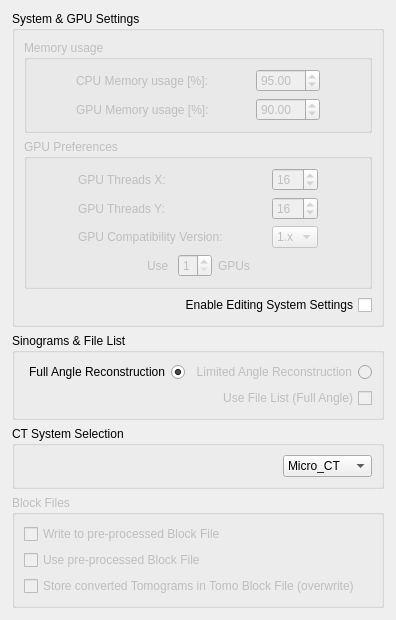
                 <widget class="QWidget" name="tab_AdvancedSettings">
                  <attribute name="title">
                   <string>Advanced Settings</string>
                  </attribute>
                  <layout class="QGridLayout" name="gridLayout_6">
                   <item row="0" column="1">
                    <layout class="QGridLayout" name="gridLayout_11">
                     <item row="0" column="0">
                      <widget class="QGroupBox" name="grBox_SystemSettings">
                       <property name="enabled">
                        <bool>true</bool>
                       </property>
                       <property name="title">
                        <string>System &amp;&amp; GPU Settings</string>
                       </property>
                       <layout class="QVBoxLayout" name="verticalLayout_21">
                        <item>
                         <widget class="QGroupBox" name="GrBox_MemoryUsage">
                          <property name="enabled">
                           <bool>false</bool>
                          </property>
                          <property name="title">
                           <string>Memory usage</string>
                          </property>
                          <layout class="QVBoxLayout" name="verticalLayout_7">
                           <item>
                            <layout class="QGridLayout" name="gridLayout_13">
                             <item row="0" column="1">
                              <widget class="QLabel" name="label_CPUMemUsage">
                               <property name="text">
                                <string>CPU Memory usage [%]:</string>
                               </property>
                              </widget>
                             </item>
                             <item row="0" column="3">
                              <widget class="QDoubleSpinBox" name="DSBox_CPUMemUsage">
                               <property name="minimum">
                                <double>1.000000000000000</double>
                               </property>
                               <property name="maximum">
                                <double>100.000000000000000</double>
                               </property>
                               <property name="value">
                                <double>95.000000000000000</double>
                               </property>
                              </widget>
                             </item>
                             <item row="1" column="1">
                              <widget class="QLabel" name="label_GPUMemUsage">
                               <property name="text">
                                <string>GPU Memory usage [%]:</string>
                               </property>
                              </widget>
                             </item>
                             <item row="1" column="3">
                              <widget class="QDoubleSpinBox" name="DSBox_GPUMemUsage">
                               <property name="minimum">
                                <double>1.000000000000000</double>
                               </property>
                               <property name="maximum">
                                <double>100.000000000000000</double>
                               </property>
                               <property name="value">
                                <double>90.000000000000000</double>
                               </property>
                              </widget>
                             </item>
                             <item row="0" column="2">
                              <spacer name="horizontalSpacer_26">
                               <property name="orientation">
                                <enum>Qt::Horizontal</enum>
                               </property>
                               <property name="sizeHint" stdset="0">
                                <size>
                                 <width>5</width>
                                 <height>20</height>
                                </size>
                               </property>
                              </spacer>
                             </item>
                             <item row="0" column="0">
                              <spacer name="horizontalSpacer_29">
                               <property name="orientation">
                                <enum>Qt::Horizontal</enum>
                               </property>
                               <property name="sizeHint" stdset="0">
                                <size>
                                 <width>1</width>
                                 <height>20</height>
                                </size>
                               </property>
                              </spacer>
                             </item>
                             <item row="0" column="4">
                              <spacer name="horizontalSpacer_30">
                               <property name="orientation">
                                <enum>Qt::Horizontal</enum>
                               </property>
                               <property name="sizeHint" stdset="0">
                                <size>
                                 <width>1</width>
                                 <height>20</height>
                                </size>
                               </property>
                              </spacer>
                             </item>
                            </layout>
                           </item>
                          </layout>
                         </widget>
                        </item>
                        <item>
                         <widget class="QGroupBox" name="GrBox_GPUPreferences">
                          <property name="enabled">
                           <bool>false</bool>
                          </property>
                          <property name="title">
                           <string>GPU Preferences</string>
                          </property>
                          <layout class="QVBoxLayout" name="verticalLayout_8">
                           <item>
                            <layout class="QGridLayout" name="gridLayout_12">
                             <item row="0" column="3">
                              <widget class="QSpinBox" name="SBox_GPUThreadsX">
                               <property name="minimum">
                                <number>1</number>
                               </property>
                               <property name="value">
                                <number>16</number>
                               </property>
                              </widget>
                             </item>
                             <item row="1" column="1">
                              <widget class="QLabel" name="label_GPUThreadsY">
                               <property name="text">
                                <string>GPU Threads Y:</string>
                               </property>
                              </widget>
                             </item>
                             <item row="1" column="3">
                              <widget class="QSpinBox" name="SBox_GPUThreadsY">
                               <property name="minimum">
                                <number>1</number>
                               </property>
                               <property name="value">
                                <number>16</number>
                               </property>
                              </widget>
                             </item>
                             <item row="0" column="1">
                              <widget class="QLabel" name="label_GPUThreadsX">
                               <property name="text">
                                <string>GPU Threads X:</string>
                               </property>
                              </widget>
                             </item>
                             <item row="0" column="2">
                              <spacer name="horizontalSpacer_23">
                               <property name="orientation">
                                <enum>Qt::Horizontal</enum>
                               </property>
                               <property name="sizeHint" stdset="0">
                                <size>
                                 <width>5</width>
                                 <height>20</height>
                                </size>
                               </property>
                              </spacer>
                             </item>
                             <item row="0" column="0">
                              <spacer name="horizontalSpacer_31">
                               <property name="orientation">
                                <enum>Qt::Horizontal</enum>
                               </property>
                               <property name="sizeHint" stdset="0">
                                <size>
                                 <width>1</width>
                                 <height>20</height>
                                </size>
                               </property>
                              </spacer>
                             </item>
                             <item row="0" column="4">
                              <spacer name="horizontalSpacer_32">
                               <property name="orientation">
                                <enum>Qt::Horizontal</enum>
                               </property>
                               <property name="sizeHint" stdset="0">
                                <size>
                                 <width>1</width>
                                 <height>20</height>
                                </size>
                               </property>
                              </spacer>
                             </item>
                             <item row="2" column="1">
                              <widget class="QLabel" name="label_GPUCompaVers">
                               <property name="text">
                                <string>GPU Compatibility Version:</string>
                               </property>
                              </widget>
                             </item>
                             <item row="2" column="3">
                              <widget class="QComboBox" name="CBox_GPUCompaVers">
                               <item>
                                <property name="text">
                                 <string>1.x</string>
                                </property>
                               </item>
                               <item>
                                <property name="text">
                                 <string>2.x</string>
                                </property>
                               </item>
                              </widget>
                             </item>
                            </layout>
                           </item>
                           <item>
                            <layout class="QHBoxLayout" name="horizontalLayout_23"/>
                           </item>
                           <item>
                            <layout class="QHBoxLayout" name="horizontalLayout_22">
                             <item>
                              <spacer name="horizontalSpacer_35">
                               <property name="orientation">
                                <enum>Qt::Horizontal</enum>
                               </property>
                               <property name="sizeHint" stdset="0">
                                <size>
                                 <width>5</width>
                                 <height>20</height>
                                </size>
                               </property>
                              </spacer>
                             </item>
                             <item>
                              <widget class="QLabel" name="label_Use">
                               <property name="text">
                                <string>Use </string>
                               </property>
                              </widget>
                             </item>
                             <item>
                              <widget class="QSpinBox" name="SBox_UseNumGPUs">
                               <property name="minimum">
                                <number>1</number>
                               </property>
                               <property name="maximum">
                                <number>8</number>
                               </property>
                               <property name="singleStep">
                                <number>1</number>
                               </property>
                              </widget>
                             </item>
                             <item>
                              <widget class="QLabel" name="label_GPUs">
                               <property name="text">
                                <string>GPUs</string>
                               </property>
                              </widget>
                             </item>
                             <item>
                              <spacer name="horizontalSpacer_22">
                               <property name="orientation">
                                <enum>Qt::Horizontal</enum>
                               </property>
                               <property name="sizeHint" stdset="0">
                                <size>
                                 <width>5</width>
                                 <height>20</height>
                                </size>
                               </property>
                              </spacer>
                             </item>
                            </layout>
                           </item>
                          </layout>
                         </widget>
                        </item>
                        <item>
                         <layout class="QHBoxLayout" name="horizontalLayout_48">
                          <item>
                           <spacer name="horizontalSpacer_64">
                            <property name="orientation">
                             <enum>Qt::Horizontal</enum>
                            </property>
                            <property name="sizeHint" stdset="0">
                             <size>
                              <width>1</width>
                              <height>20</height>
                             </size>
                            </property>
                           </spacer>
                          </item>
                          <item>
                           <widget class="QCheckBox" name="CkBox_EditSystemSettings">
                            <property name="layoutDirection">
                             <enum>Qt::RightToLeft</enum>
                            </property>
                            <property name="text">
                             <string>Enable Editing System Settings</string>
                            </property>
                           </widget>
                          </item>
                         </layout>
                        </item>
                       </layout>
                      </widget>
                     </item>
                    </layout>
                   </item>
                   <item row="3" column="1">
                    <widget class="QGroupBox" name="GrBox_CTSystemSelection">
                     <property name="title">
                      <string>CT System Selection</string>
                     </property>
                     <layout class="QVBoxLayout" name="verticalLayout_18">
                      <item>
                       <layout class="QHBoxLayout" name="horizontalLayout_28">
                        <item>
                         <spacer name="horizontalSpacer_61">
                          <property name="orientation">
                           <enum>Qt::Horizontal</enum>
                          </property>
                          <property name="sizeHint" stdset="0">
                           <size>
                            <width>5</width>
                            <height>20</height>
                           </size>
                          </property>
                         </spacer>
                        </item>
                        <item>
                         <widget class="QComboBox" name="CBox_CT_SystemSelection">
                          <property name="enabled">
                           <bool>true</bool>
                          </property>
                          <property name="maxVisibleItems">
                           <number>1</number>
                          </property>
                          <item>
                           <property name="text">
                            <string>Micro_CT</string>
                           </property>
                          </item>
                          <item>
                           <property name="text">
                            <string>Detect_CT</string>
                           </property>
                          </item>
                         </widget>
                        </item>
                       </layout>
                      </item>
                     </layout>
                    </widget>
                   </item>
                   <item row="2" column="1">
                    <widget class="QGroupBox" name="groupBox_6">
                     <property name="title">
                      <string>Sinograms &amp;&amp; File List</string>
                     </property>
                     <layout class="QVBoxLayout" name="verticalLayout_19">
                      <item>
                       <layout class="QHBoxLayout" name="horizontalLayout_38">
                        <item>
                         <widget class="QRadioButton" name="radioButton_fullAngleRecon">
                          <property name="layoutDirection">
                           <enum>Qt::RightToLeft</enum>
                          </property>
                          <property name="text">
                           <string>Full Angle Reconstruction</string>
                          </property>
                          <property name="checked">
                           <bool>true</bool>
                          </property>
                         </widget>
                        </item>
                        <item>
                         <widget class="QRadioButton" name="radioButton_limitedAngleRecon">
                          <property name="enabled">
                           <bool>false</bool>
                          </property>
                          <property name="layoutDirection">
                           <enum>Qt::RightToLeft</enum>
                          </property>
                          <property name="text">
                           <string>Limited Angle Reconstruction</string>
                          </property>
                         </widget>
                        </item>
                       </layout>
                      </item>
                      <item>
                       <widget class="QCheckBox" name="checkBox_useFileList">
                        <property name="enabled">
                         <bool>false</bool>
                        </property>
                        <property name="layoutDirection">
                         <enum>Qt::RightToLeft</enum>
                        </property>
                        <property name="text">
                         <string>Use File List (Full Angle)</string>
                        </property>
                       </widget>
                      </item>
                     </layout>
                    </widget>
                   </item>
                   <item row="0" column="0">
                    <spacer name="horizontalSpacer_25">
                     <property name="orientation">
                      <enum>Qt::Horizontal</enum>
                     </property>
                     <property name="sizeHint" stdset="0">
                      <size>
                       <width>1</width>
                       <height>20</height>
                      </size>
                     </property>
                    </spacer>
                   </item>
                   <item row="0" column="2">
                    <spacer name="horizontalSpacer_28">
                     <property name="orientation">
                      <enum>Qt::Horizontal</enum>
                     </property>
                     <property name="sizeHint" stdset="0">
                      <size>
                       <width>1</width>
                       <height>20</height>
                      </size>
                     </property>
                    </spacer>
                   </item>
                   <item row="5" column="1">
                    <spacer name="verticalSpacer_10">
                     <property name="orientation">
                      <enum>Qt::Vertical</enum>
                     </property>
                     <property name="sizeHint" stdset="0">
                      <size>
                       <width>10</width>
                       <height>1</height>
                      </size>
                     </property>
                    </spacer>
                   </item>
                   <item row="3" column="0">
                    <spacer name="horizontalSpacer_65">
                     <property name="orientation">
                      <enum>Qt::Horizontal</enum>
                     </property>
                     <property name="sizeHint" stdset="0">
                      <size>
                       <width>1</width>
                       <height>20</height>
                      </size>
                     </property>
                    </spacer>
                   </item>
                   <item row="3" column="2">
                    <spacer name="horizontalSpacer_66">
                     <property name="orientation">
                      <enum>Qt::Horizontal</enum>
                     </property>
                     <property name="sizeHint" stdset="0">
                      <size>
                       <width>1</width>
                       <height>20</height>
                      </size>
                     </property>
                    </spacer>
                   </item>
                   <item row="2" column="0">
                    <spacer name="horizontalSpacer_67">
                     <property name="orientation">
                      <enum>Qt::Horizontal</enum>
                     </property>
                     <property name="sizeHint" stdset="0">
                      <size>
                       <width>1</width>
                       <height>20</height>
                      </size>
                     </property>
                    </spacer>
                   </item>
                   <item row="2" column="2">
                    <spacer name="horizontalSpacer_68">
                     <property name="orientation">
                      <enum>Qt::Horizontal</enum>
                     </property>
                     <property name="sizeHint" stdset="0">
                      <size>
                       <width>1</width>
                       <height>20</height>
                      </size>
                     </property>
                    </spacer>
                   </item>
                   <item row="4" column="0">
                    <spacer name="horizontalSpacer_69">
                     <property name="orientation">
                      <enum>Qt::Horizontal</enum>
                     </property>
                     <property name="sizeHint" stdset="0">
                      <size>
                       <width>1</width>
                       <height>20</height>
                      </size>
                     </property>
                    </spacer>
                   </item>
                   <item row="4" column="2">
                    <spacer name="horizontalSpacer_70">
                     <property name="orientation">
                      <enum>Qt::Horizontal</enum>
                     </property>
                     <property name="sizeHint" stdset="0">
                      <size>
                       <width>1</width>
                       <height>20</height>
                      </size>
                     </property>
                    </spacer>
                   </item>
                   <item row="4" column="1">
                    <widget class="QGroupBox" name="groupBox_7">
                     <property name="enabled">
                      <bool>false</bool>
                     </property>
                     <property name="cursor">
                      <cursorShape>PointingHandCursor</cursorShape>
                     </property>
                     <property name="toolTip">
                      <string>&lt;html&gt;&lt;head/&gt;&lt;body&gt;&lt;p&gt;&lt;span style=&quot; font-size:11pt; font-weight:600; color:#ff0000;&quot;&gt;Use Features only for migration proposes!&lt;/span&gt;&lt;/p&gt;&lt;/body&gt;&lt;/html&gt;</string>
                     </property>
                     <property name="title">
                      <string>Block Files</string>
                     </property>
                     <layout class="QVBoxLayout" name="verticalLayout_10">
                      <item>
                       <widget class="QCheckBox" name="CkBox_WriteToPreProcBlockFile">
                        <property name="enabled">
                         <bool>false</bool>
                        </property>
                        <property name="cursor">
                         <cursorShape>PointingHandCursor</cursorShape>
                        </property>
                        <property name="toolTip">
                         <string>&lt;html&gt;&lt;head/&gt;&lt;body&gt;&lt;p&gt;&lt;span style=&quot; font-size:10pt; font-weight:600; color:#ff0000;&quot;&gt; Should not be used.&lt;/span&gt;&lt;/p&gt;&lt;p&gt;&lt;span style=&quot; font-size:10pt; font-weight:600; color:#ff0000;&quot;&gt;Feature is not stable!&lt;/span&gt;&lt;/p&gt;&lt;/body&gt;&lt;/html&gt;</string>
                        </property>
                        <property name="text">
                         <string>Write to pre-processed Block File</string>
                        </property>
                        <property name="checked">
                         <bool>false</bool>
                        </property>
                       </widget>
                      </item>
                      <item>
                       <widget class="QCheckBox" name="CkBox_UsePreProcBlockFile">
                        <property name="enabled">
                         <bool>false</bool>
                        </property>
                        <property name="cursor">
                         <cursorShape>PointingHandCursor</cursorShape>
                        </property>
                        <property name="toolTip">
                         <string>&lt;html&gt;&lt;head/&gt;&lt;body&gt;&lt;p&gt;&lt;span style=&quot; font-size:10pt; font-weight:600; color:#ff0000;&quot;&gt; Should not be used.&lt;/span&gt;&lt;/p&gt;&lt;p&gt;&lt;span style=&quot; font-size:10pt; font-weight:600; color:#ff0000;&quot;&gt;Feature is not stable!&lt;/span&gt;&lt;/p&gt;&lt;/body&gt;&lt;/html&gt;</string>
                        </property>
                        <property name="text">
                         <string>Use pre-processed Block File</string>
                        </property>
                        <property name="checked">
                         <bool>false</bool>
                        </property>
                       </widget>
                      </item>
                      <item>
                       <widget class="QCheckBox" name="CkBox_StoreConvTomoBlockFile">
                        <property name="enabled">
                         <bool>false</bool>
                        </property>
                        <property name="cursor">
                         <cursorShape>PointingHandCursor</cursorShape>
                        </property>
                        <property name="toolTip">
                         <string>&lt;html&gt;&lt;head/&gt;&lt;body&gt;&lt;p&gt;&lt;span style=&quot; font-size:10pt; font-weight:600; color:#ff0000;&quot;&gt; Should not be used.&lt;/span&gt;&lt;/p&gt;&lt;p&gt;&lt;span style=&quot; font-size:10pt; font-weight:600; color:#ff0000;&quot;&gt;Feature is not stable!&lt;/span&gt;&lt;/p&gt;&lt;/body&gt;&lt;/html&gt;</string>
                        </property>
                        <property name="text">
                         <string>Store converted Tomograms in Tomo Block File (overwrite)</string>
                        </property>
                       </widget>
                      </item>
                     </layout>
                    </widget>
                   </item>
                  </layout>
                 </widget>
